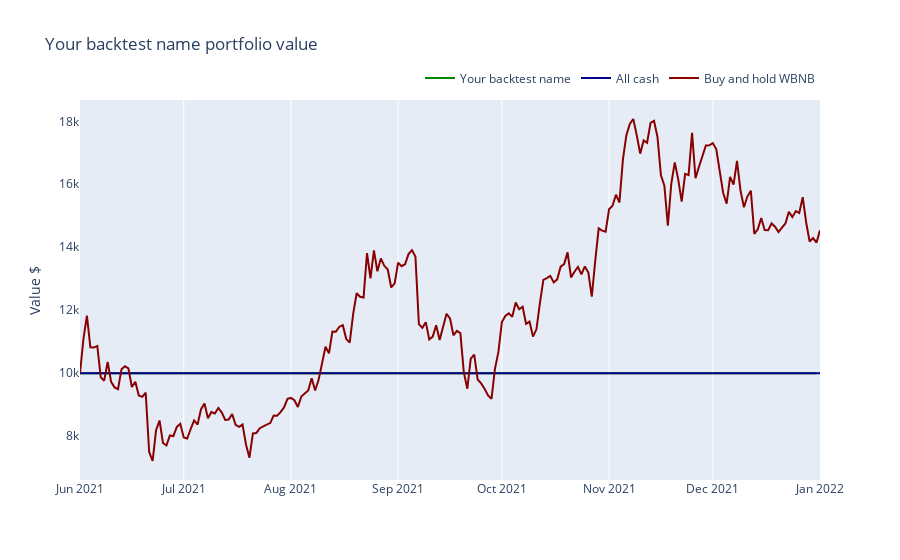

Notebook code cell kept with this figure:
### Code cell
from tradeexecutor.visual.benchmark import visualise_benchmark

traded_pair = universe.universe.pairs.get_single()

fig = visualise_benchmark(
    state.name,
    portfolio_statistics=state.stats.portfolio,
    all_cash=state.portfolio.get_initial_deposit(),
    buy_and_hold_asset_name=traded_pair.base_token_symbol,
    buy_and_hold_price_series=universe.universe.candles.get_single_pair_data()["close"],
    start_at=start_at,
    end_at=end_at
)

fig.show()

### Figure 1 — Plotly figure (JSON) as saved in the notebook; plotly's stock layout.template omitted (floating-point values rounded to 4 significant figures; data arrays with more than 128 entries replaced by an {"elided": "..."} marker saying what was removed)
{"data": [{"line": {"color": "#008800"}, "mode": "lines", "name": "Your backtest name", "type": "scatter", "x": {"elided": "214 str values"}, "y": {"elided": "214 int values"}}, {"line": {"color": "#000088"}, "mode": "lines", "name": "All cash", "type": "scatter", "x": ["2021-06-01T00:00:00", "2022-01-01T00:00:00"], "y": [10000, 10000]}, {"line": {"color": "#880000"}, "mode": "lines", "name": "Buy and hold WBNB", "type": "scatter", "x": {"elided": "215 str values"}, "y": {"elided": "215 float values"}}], "layout": {"autosize": true, "legend": {"orientation": "h", "x": 1, "xanchor": "right", "y": 1.02, "yanchor": "bottom"}, "title": {"text": "Your backtest name portfolio value"}, "xaxis": {"autorange": true, "range": ["2021-06-01", "2022-01-01"], "rangeslider": {"visible": false, "yaxis": {}}, "type": "date"}, "yaxis": {"autorange": true, "range": [6607.0, 18680.0], "showgrid": false, "title": {"text": "Value $"}, "type": "linear"}}}
